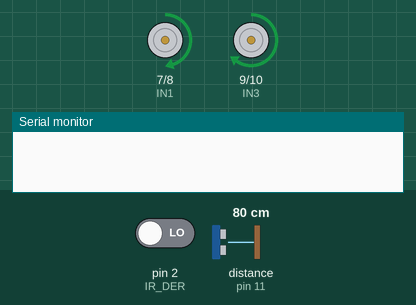
A sketch run on a simulated Arduino Uno, built with avr-gcc and run on an emulated ATmega328P. On the bench: motor-driver pin pairs drawn as motors (green arrow = first pin HIGH = forward, orange = second pin HIGH = backward, longer = more drive, scaled by the enable pin), the last lines printed to the serial monitor. Wiring (inferred from the names in the program): ultrasonic range finder: trigger pin 12; echo pin 11. The test bench sets the inputs (shaded band); at power-on: distance to the obstacle (sensor on pin 11) 80 cm, pin 2 (IR_DER) LOW. The echo pulse lasts 58.3 µs per cm.

Above: at 1.2 s.
1.3 s: distance to the obstacle (sensor on pin 11) set to 20 cm
2.8 s: distance to the obstacle (sensor on pin 11) set to 15 cm
At 4.0 s:
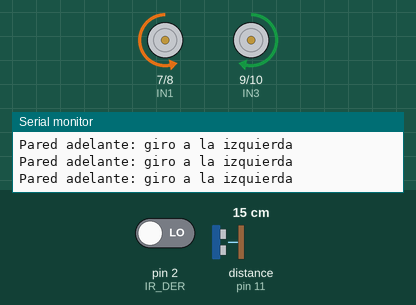
4.3 s: distance to the obstacle (sensor on pin 11) set to 35 cm
At 5.0 s:
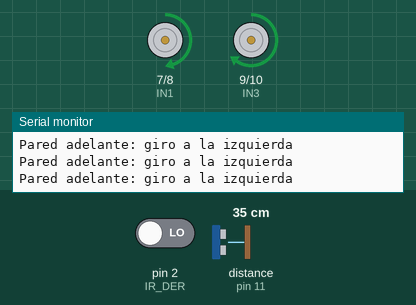
5.8 s: pin 2 (IR_DER) driven HIGH
At 6.6 s:
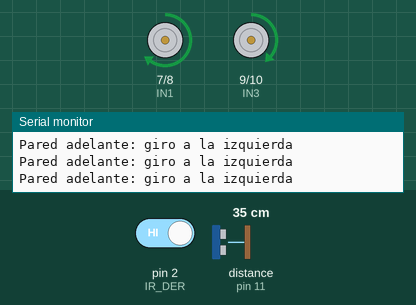
7.3 s: pin 2 (IR_DER) driven LOW
At 8.6 s:
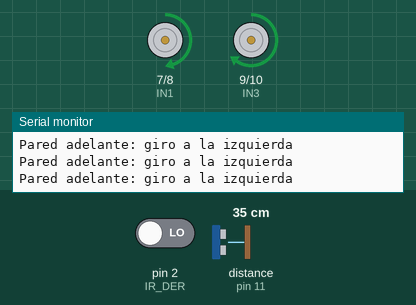
Timing chart, 0 to 9.8 s (numbered marks = the images above; inputs shaded):
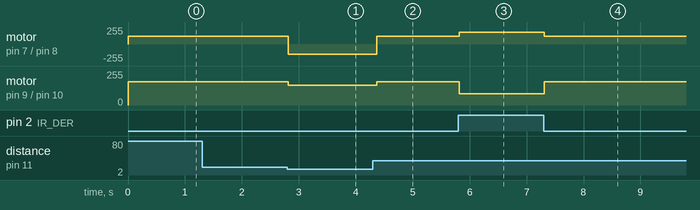

Measured:
- the behaviour switches between 18 and 17 cm on distance to the obstacle (sensor on pin 11) (found by bisection; images 0 and 1)
- after the input at 1.3 s, every drawn part: stays the same
- after the input at 2.8 s, motor on pin 7 (IN1) / pin 8 (IN2): forward 120/255 → backward 150/255 at once; motor on pin 9 (IN3) / pin 10 (IN4): forward 175/255 → forward 150/255 at once
- after the input at 4.3 s, motor on pin 7 (IN1) / pin 8 (IN2): backward 150/255 → forward 120/255 after 0.07 s; motor on pin 9 (IN3) / pin 10 (IN4): forward 150/255 → forward 175/255 after 0.07 s
- after the input at 5.8 s, motor on pin 7 (IN1) / pin 8 (IN2): forward 120/255 → forward 175/255 at once; motor on pin 9 (IN3) / pin 10 (IN4): forward 175/255 → forward 85/255 at once
- after the input at 7.3 s, motor on pin 7 (IN1) / pin 8 (IN2): forward 175/255 → forward 120/255 at once; motor on pin 9 (IN3) / pin 10 (IN4): forward 85/255 → forward 175/255 at once

The sketch:

laberinto.ino
```cpp
// Resuelve laberintos con la "regla de la mano derecha":
// si caminas tocando siempre la pared derecha, tarde o temprano sales.
//  - Un sensor IR (FC-51) mira adelante-derecha: LOW = la pared está cerca.
//  - El ultrasonido mira al frente.
// Lógica:
//   1. Pared adelante  -> girar a la izquierda sin avanzar.
//   2. Pared a la derecha -> avanzar abriéndose un poco a la izquierda.
//   3. Sin pared a la derecha -> curvar a la derecha para buscarla.

const int IR_DER = 2;
const int TRIG = 12;
const int ECHO = 11;

const int ENA = 5, IN1 = 7, IN2 = 8;   // motores del lado izquierdo
const int ENB = 6, IN3 = 9, IN4 = 10;   // motores del lado derecho

// Velocidad de cada lado: de -255 (atrás) a 255 (adelante)
void motores(int izq, int der) {
  izq = constrain(izq, -255, 255);
  der = constrain(der, -255, 255);
  digitalWrite(IN1, izq >= 0 ? HIGH : LOW);
  digitalWrite(IN2, izq >= 0 ? LOW : HIGH);
  analogWrite(ENA, abs(izq));
  digitalWrite(IN3, der >= 0 ? HIGH : LOW);
  digitalWrite(IN4, der >= 0 ? LOW : HIGH);
  analogWrite(ENB, abs(der));
}

// Mide la distancia en cm con el HC-SR04 (400 si no hay eco)
long medirCm() {
  digitalWrite(TRIG, LOW);
  delayMicroseconds(2);
  digitalWrite(TRIG, HIGH);      // pulso de 10 µs = "dispara"
  delayMicroseconds(10);
  digitalWrite(TRIG, LOW);
  long us = pulseIn(ECHO, HIGH, 30000);  // cuánto dura el eco (máx. 30 ms)
  if (us == 0) return 400;               // sin eco: nada adelante
  return us / 58;                        // 58 µs por cada cm (ida y vuelta)
}

void setup() {
  pinMode(IR_DER, INPUT);
  pinMode(TRIG, OUTPUT);
  pinMode(ECHO, INPUT);
  pinMode(ENA, OUTPUT); pinMode(IN1, OUTPUT); pinMode(IN2, OUTPUT);
  pinMode(ENB, OUTPUT); pinMode(IN3, OUTPUT); pinMode(IN4, OUTPUT);
  Serial.begin(9600);
}

void loop() {
  long frente = medirCm();
  bool paredDer = digitalRead(IR_DER) == LOW;

  if (frente < 18) {
    Serial.println("Pared adelante: giro a la izquierda");
    motores(-150, 150);
    delay(120);
  } else if (paredDer) {
    motores(120, 175);     // pegado a la pared: abrirse un poco
  } else {
    motores(175, 85);      // perdí la pared: buscarla a la derecha
  }
  delay(20);
}
```
